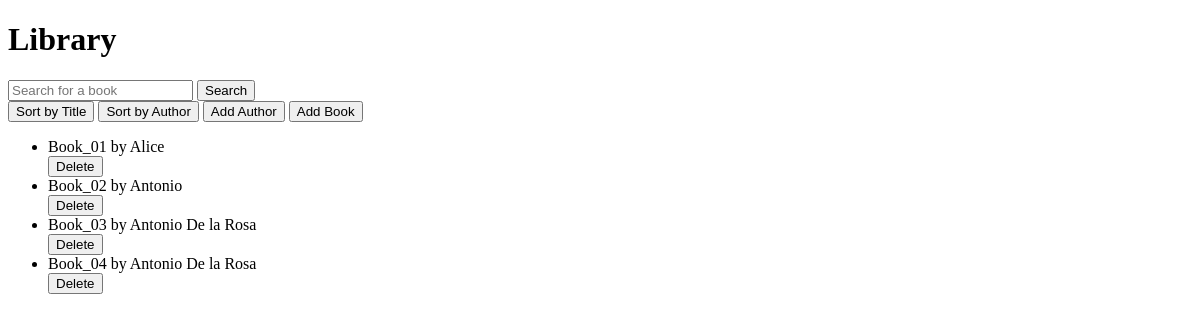
Before: / with the older database file.
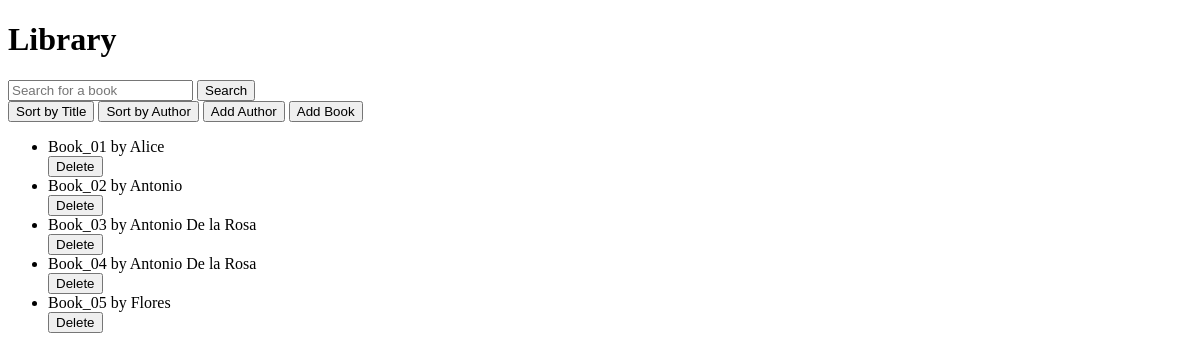
After: the same page with the newer database file.
### data_models.py (models this page shows, shortened)
class Book(db.Model):
    __tablename__ = 'books'
    id = db.Column(db.Integer, primary_key=True)
    isbn = db.Column(db.String(13), unique=True, nullable=False)
    title = db.Column(db.String(80), nullable=False)
    publication_year = db.Column(db.Integer)
    author_id = db.Column(db.Integer, db.ForeignKey('authors.id'), nullable=False)
    author = db.relationship('Author', backref='books')

class Author(db.Model):
    __tablename__ = 'authors'
    id = db.Column(db.Integer, primary_key=True)
    name = db.Column(db.String(80), nullable=False)
    birth_date = db.Column(db.Date)
    date_of_death = db.Column(db.Date)

### app.py (the view)
@app.route('/')
def home():
    search_query = request.args.get('search')
    sort_by = request.args.get('sort_by')
    books_query = Book.query
    if search_query:
        books_query = books_query.filter(Book.title.like(f'%{search_query}%'))
    if sort_by == 'title':
        books_query = books_query.order_by(Book.title)
    elif sort_by == 'author':
        books_query = books_query.join(Author).order_by(Author.name)
    books = books_query.all()
    return render_template('home.html', books=books)

### templates/home.html (shortened to what this page needs)
<!DOCTYPE html>
<html lang="en">
<head>
</head>
<body>
    <h1>Library</h1>
    <form method="GET" action="{{ url_for('home') }}">
        <input type="text" name="search" placeholder="Search for a book">
        <button type="submit">Search</button>
    </form>
    <button onclick="window.location.href='{{ url_for('home', sort_by='title') }}'">Sort by Title</button>
    <button onclick="window.location.href='{{ url_for('home', sort_by='author') }}'">Sort by Author</button>
    <button onclick="window.location.href='{{ url_for('add_author') }}'">Add Author</button>
    <button onclick="window.location.href='{{ url_for('add_book') }}'">Add Book</button>
    <ul>
        {% for book in books %}
            <li>
                {{ book.title }} by {{ book.author.name }}
                <form action="{{ url_for('delete_book', book_id=book.id) }}" method="POST">
                    <button type="submit">Delete</button>
                </form>
            </li>
        {% endfor %}
    </ul>
</body>
</html>

Changed rows visible on the page:
added Book: title "Book_05", author.name "Flores"
